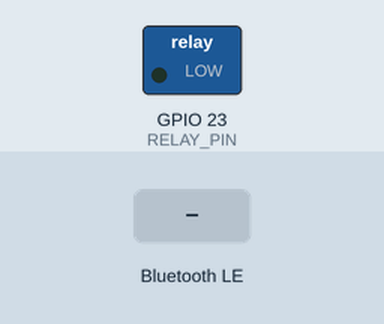
This sketch was run on a simulated ESP32. Parts: switched loads named in the sketch (green lamp = pin HIGH). Inputs (shaded band) come from the test bench. Nothing arrives over Bluetooth unless stated; a phone connects over Bluetooth LE 3 s after start; what the sketch prints to the serial monitor is not drawn.

Above: at 1.4 s.
1.5 s: Bluetooth LE write "OFF" received
At 2.4 s:
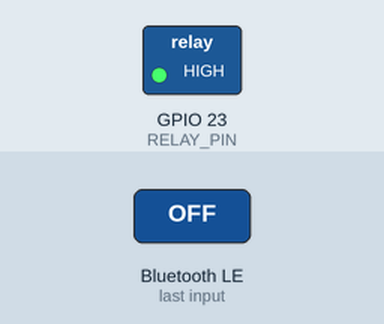
3.0 s: Bluetooth LE write "ON" received
At 3.5 s:
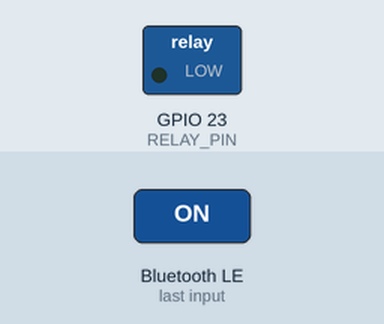
4.7 s: Bluetooth LE write "TOGGLE" received
At 6.1 s:
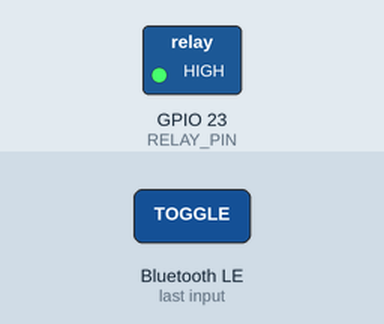
Timing chart, 0 to 7.7 s (numbered marks = the images above; inputs shaded):
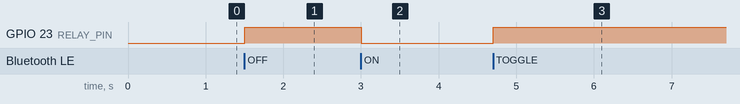

The sketch:

script_ESP32_test_rele.ino
```cpp
// Wisetrack ESP32 — TEST de relé (GPIO23) por BLE, sin auth ni FMC130.
// Comandos y cableado: ver firmware/README.md.

#include <Arduino.h>
#include <NimBLEDevice.h>
#include "esp_mac.h"

// Módulo relé active-LOW: LOW energiza el relé (libre), HIGH lo desenergiza (corte)
#define RELAY_PIN      23
#define RELAY_LOCKED   HIGH    // corte activo (estado seguro / boot)
#define RELAY_UNLOCKED LOW     // combustible libre

#define NUS_SVC_UUID  "6E400001-B5A3-F393-E0A9-E50E24DCCA9E"
#define NUS_RX_UUID   "6E400002-B5A3-F393-E0A9-E50E24DCCA9E"
#define NUS_TX_UUID   "6E400003-B5A3-F393-E0A9-E50E24DCCA9E"

NimBLECharacteristic* gTxChar          = nullptr;
bool                  gClientConnected = false;
char                  gName[20]        = {0};

static void reply(const String& s) {
  if (!gClientConnected || !gTxChar) return;
  gTxChar->setValue((const uint8_t*)s.c_str(), s.length());
  gTxChar->notify();
}

static void setRelay(int level) {
  digitalWrite(RELAY_PIN, level);
  int free = (level == RELAY_UNLOCKED) ? 1 : 0;   // 1 = libre, 0 = corte
  reply(String("<RELAY ") + free + "\n");
  Serial.printf("[RELAY] GPIO23 = %s → %s\n",
                level == HIGH ? "HIGH" : "LOW", free ? "libre" : "corte");
}

static void handleCommand(String cmd) {
  cmd.trim();
  if (cmd.length() == 0) return;
  if (cmd[0] == '>') { cmd.remove(0, 1); cmd.trim(); }

  if      (cmd.equalsIgnoreCase("ON"))     setRelay(RELAY_UNLOCKED);
  else if (cmd.equalsIgnoreCase("OFF"))    setRelay(RELAY_LOCKED);
  else if (cmd.equalsIgnoreCase("TOGGLE")) setRelay(digitalRead(RELAY_PIN) == HIGH ? LOW : HIGH);
  else if (cmd.equalsIgnoreCase("STATUS")) reply(String("<RELAY ") + (digitalRead(RELAY_PIN) == RELAY_UNLOCKED ? 1 : 0) + "\n");
  else if (cmd.equalsIgnoreCase("PING"))   reply("<PONG\n");
  else                                     reply("<ERR unknown_cmd\n");
}

class RxCallbacks : public NimBLECharacteristicCallbacks {
  void onWrite(NimBLECharacteristic* chr, NimBLEConnInfo& info) override {
    std::string v = chr->getValue();
    if (!v.empty()) handleCommand(String(v.c_str()));
  }
};

class ServerCallbacks : public NimBLEServerCallbacks {
  void onConnect(NimBLEServer* s, NimBLEConnInfo& info) override {
    gClientConnected = true; Serial.println("[BLE] Conectado");
  }
  void onDisconnect(NimBLEServer* s, NimBLEConnInfo& info, int reason) override {
    gClientConnected = false; Serial.println("[BLE] Desconectado");
    NimBLEDevice::startAdvertising();
  }
};

void setup() {
  Serial.begin(115200);
  delay(200);
  Serial.println("\nWisetrack ESP32 — TEST de relé");

  pinMode(RELAY_PIN, OUTPUT);
  digitalWrite(RELAY_PIN, RELAY_UNLOCKED); // arranca en LOW = libre (solicitado)

  uint8_t mac[6]; esp_read_mac(mac, ESP_MAC_BT);
  snprintf(gName, sizeof(gName), "WT-TEST-%02X%02X", mac[4], mac[5]);

  NimBLEDevice::init(gName);
  NimBLEServer* server = NimBLEDevice::createServer();
  server->setCallbacks(new ServerCallbacks());

  NimBLEService* svc = server->createService(NUS_SVC_UUID);
  NimBLECharacteristic* rx = svc->createCharacteristic(
      NUS_RX_UUID, NIMBLE_PROPERTY::WRITE | NIMBLE_PROPERTY::WRITE_NR);
  rx->setCallbacks(new RxCallbacks());
  gTxChar = svc->createCharacteristic(NUS_TX_UUID, NIMBLE_PROPERTY::NOTIFY);
  svc->start();

  // UUID del servicio en el paquete principal; nombre en el scan response
  // (evita desbordar 31 bytes con el UUID de 128 bits + nombre).
  NimBLEAdvertising* adv = NimBLEDevice::getAdvertising();
  NimBLEAdvertisementData advData;
  advData.setFlags(0x06);
  advData.setCompleteServices(NimBLEUUID(NUS_SVC_UUID));
  adv->setAdvertisementData(advData);
  NimBLEAdvertisementData scanData;
  scanData.setName(std::string(gName));
  adv->setScanResponseData(scanData);
  adv->start();

  Serial.printf("[INIT] Advertising como '%s' | GPIO23 = HIGH (corte)\n", gName);
}

void loop() {
  delay(20);
}
```

Measured:
- after the input at 1.5 s, GPIO 23 (RELAY_PIN): LOW → HIGH at once
- after the input at 3.0 s, GPIO 23 (RELAY_PIN): HIGH → LOW at once
- after the input at 4.7 s, GPIO 23 (RELAY_PIN): LOW → HIGH at once
